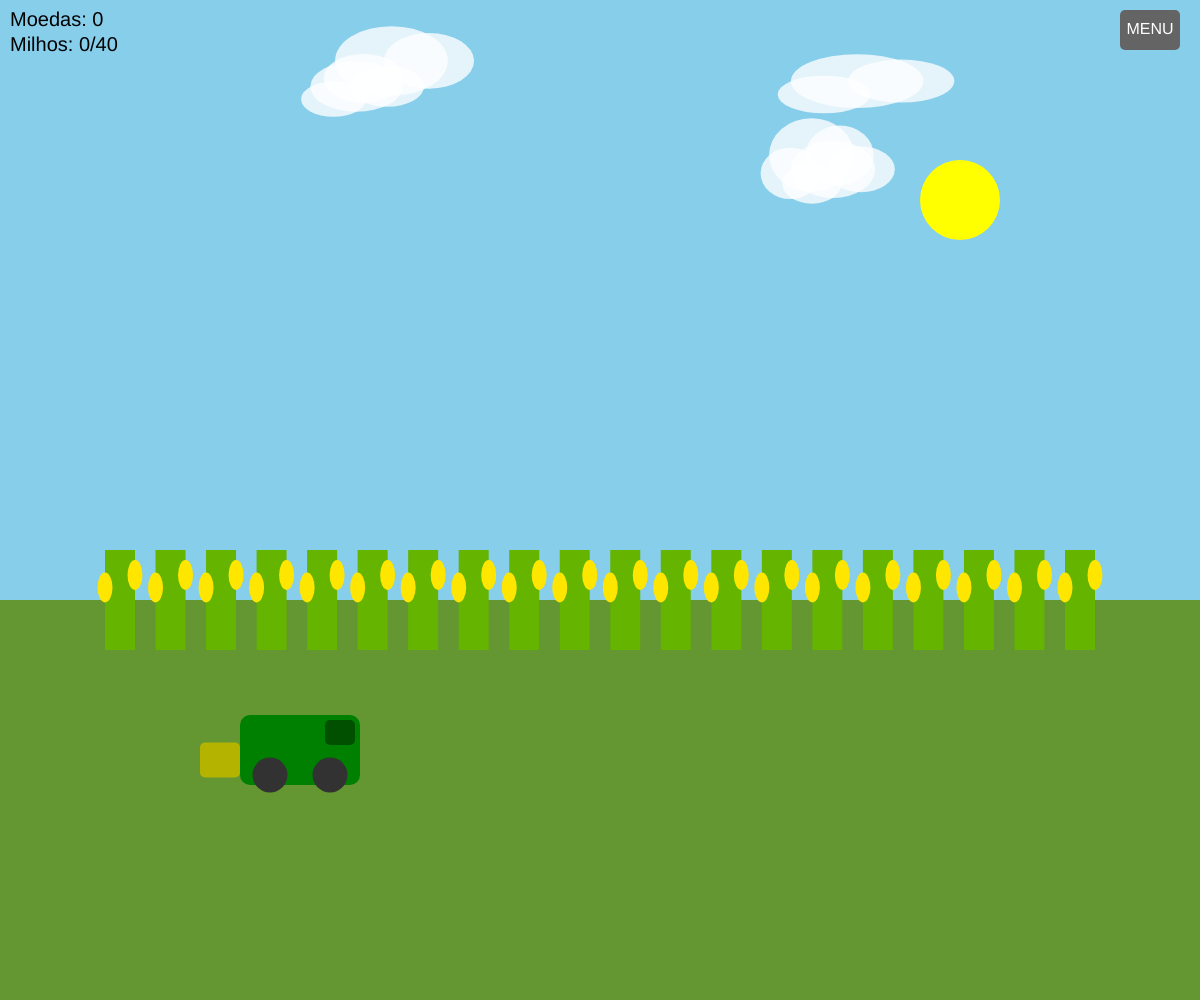
Frame 1 (no input)
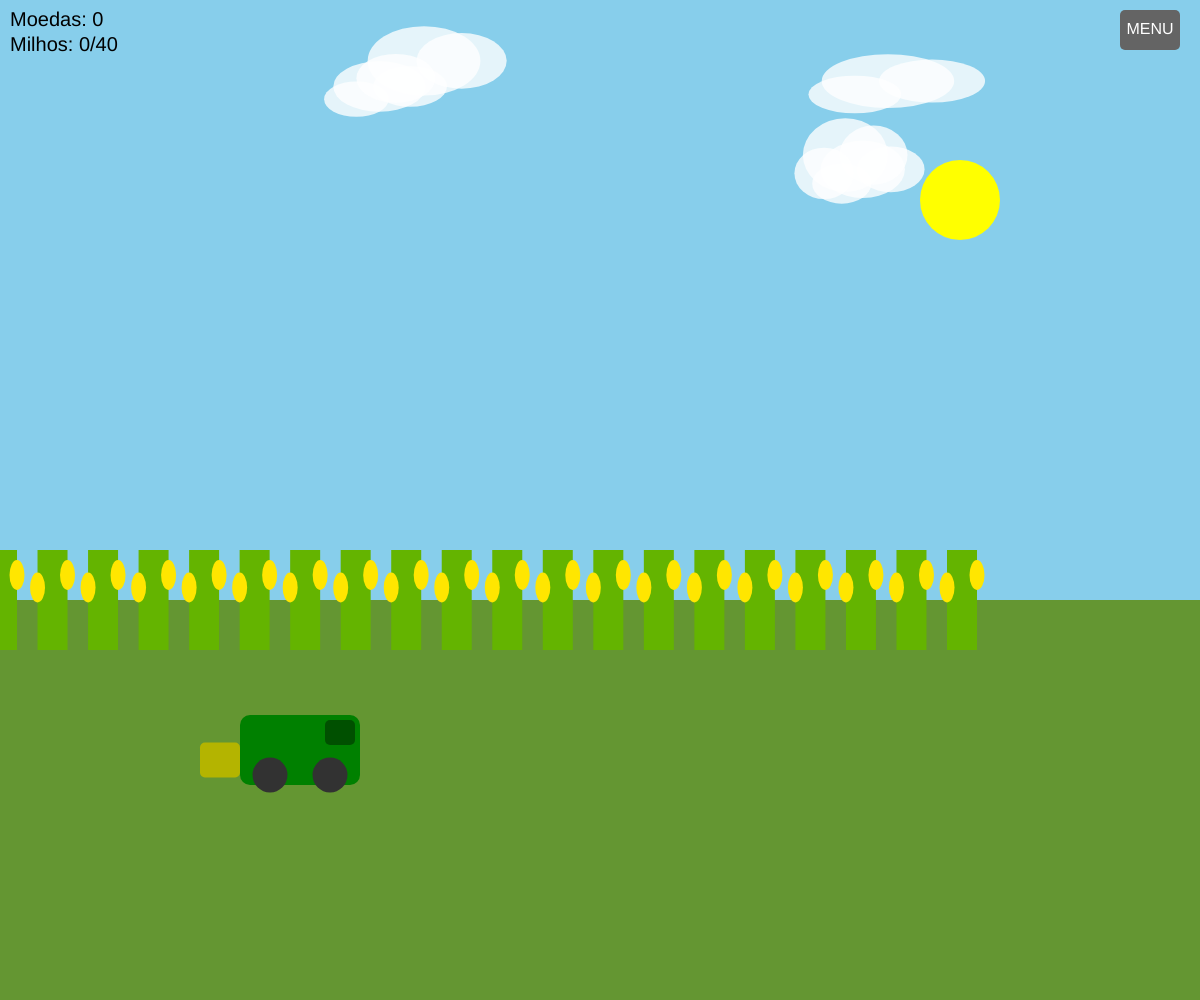
Frame 60 (no input)
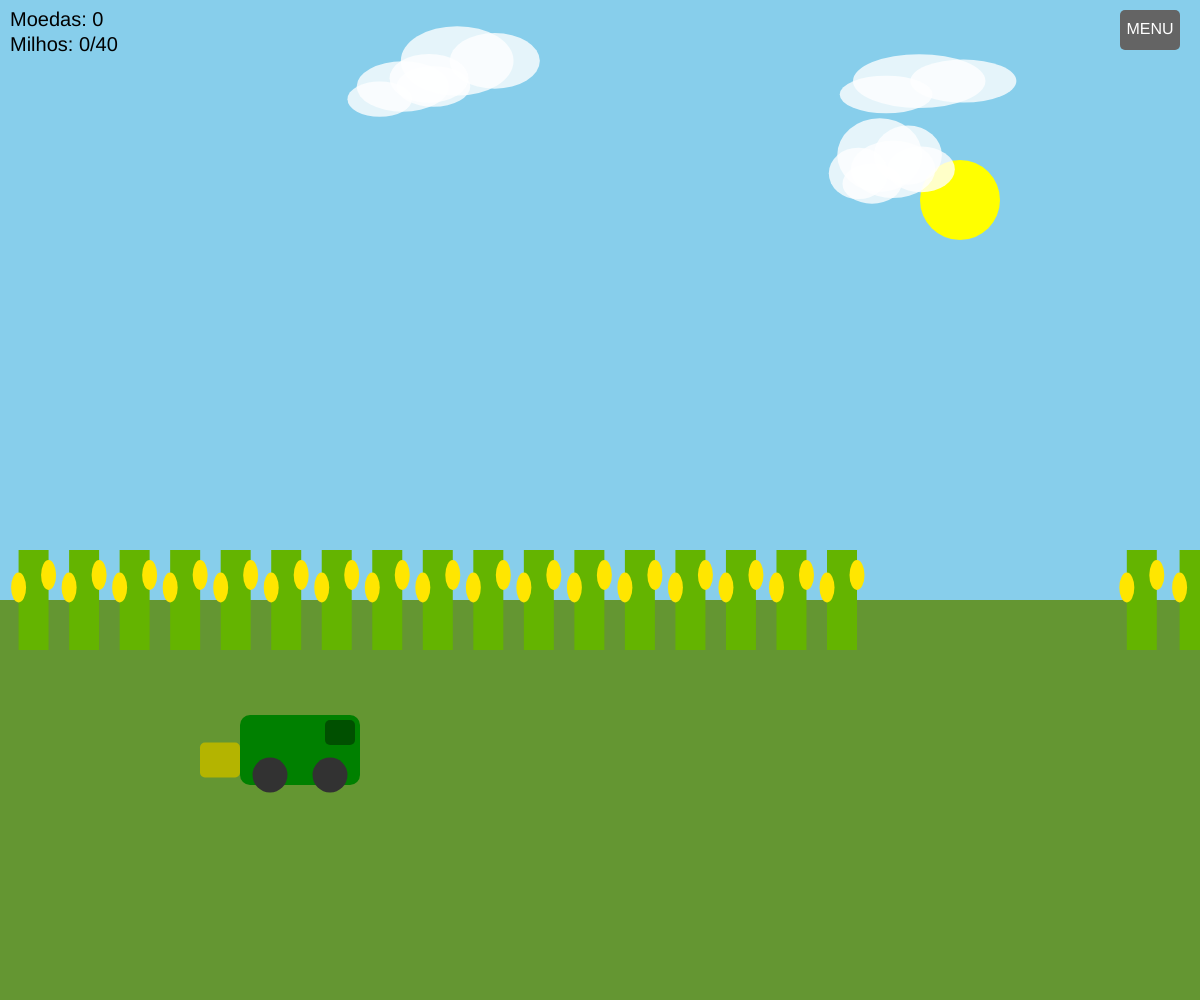
Frame 120 (the mouse pressed at the canvas centre since frame 60)

The p5.js sketch that drew these frames (run headless with seeded random() and noise() and a simulated clock; from frame 60 on, the mouse is pressed at the canvas centre):

// p5.js sketch
// ── sketch.js
// --- Variáveis Globais do Jogo ---
let gameState = 'campo'; // Estados: 'campo', 'galpao', 'menu', 'melhoriaColheitadeira', 'aumentoTerreno'

// Cenário
let solX, solY;
let nuvens = []; // Array para armazenar as nuvens
const numNuvens = 5;

// Colheitadeira
let colheitadeiraX, colheitadeiraY;
let colheitadeiraVelocidade = 4;
let colheitadeiraLargura = 120;
let colheitadeiraAltura = 70;
let milhosNaCarroceria = 0;
let capacidadeColheitadeira = 40; // Capacidade inicial em milhos
let milhoValor = 10; // Cada milho vale 10 moedas

// Milhos
let pesMilho = []; // Array para armazenar cada pé de milho
let milhosColetadosNosPes = []; // Para controlar se o milho foi coletado de cada pé
let numPesMilhoAtual = 20; // Número inicial de pés de milho no campo
let milhoStartX; // Posição X inicial para a geração de novos milhos

// Moedas
let moedas = 0; // Moedas iniciais do jogador

// Galpão
let galpaoX; // Posição X do galpão (para simular o movimento do cenário)
let galpaoAlvoX; // Posição X que o galpão deve estar na tela para interagir

// Menu
let menuBotaoX, menuBotaoY, menuBotaoLargura, menuBotaoAltura;

// --- Função setup() ---
function setup() {
  createCanvas(windowWidth, windowHeight);
  rectMode(CENTER); // Facilita o posicionamento de retângulos
  ellipseMode(CENTER); // Facilita o posicionamento de elipses

  // Posição inicial do sol e nuvens
  solX = width * 0.8;
  solY = height * 0.2;

  // Inicializa as nuvens
  for (let i = 0; i < numNuvens; i++) {
    nuvens.push({
      x: random(width),
      y: random(height * 0.05, height * 0.2),
      largura: random(80, 150),
      altura: random(40, 80),
      velocidade: random(0.2, 0.6)
    });
  }

  // Posição inicial da colheitadeira
  colheitadeiraX = width / 4;
  colheitadeiraY = height * 0.75;

  // Inicializa os pés de milho
  inicializarPesMilho(numPesMilhoAtual);

  // Posição do botão de menu
  menuBotaoX = width - 50;
  menuBotaoY = 30;
  menuBotaoLargura = 60;
  menuBotaoAltura = 40;

  // Posição inicial do galpão (fora da tela à direita)
  galpaoX = width * 1.5;
  galpaoAlvoX = width * 0.8; // Onde o galpão "para" para a interação
}

// --- Função draw() ---
function draw() {
  background(135, 206, 235); // Céu azul

  // Desenha o sol
  fill(255, 255, 0);
  noStroke();
  ellipse(solX, solY, 80, 80);

  // Desenha e movimenta as nuvens
  fill(255, 255, 255, 200); // Nuvem branca com transparência
  for (let i = 0; i < numNuvens; i++) {
    let nuvem = nuvens[i];
    ellipse(nuvem.x, nuvem.y, nuvem.largura, nuvem.altura);
    ellipse(nuvem.x + nuvem.largura / 3, nuvem.y, nuvem.largura * 0.8, nuvem.altura * 0.8);
    ellipse(nuvem.x - nuvem.largura / 4, nuvem.y + nuvem.altura / 4, nuvem.largura * 0.7, nuvem.altura * 0.7);

    nuvem.x += nuvem.velocidade;
    if (nuvem.x > width + nuvem.largura / 2) {
      nuvem.x = -nuvem.largura / 2;
      nuvem.y = random(height * 0.05, height * 0.2); // Reposiciona na altura também
    }
  }

  // Lógica principal do jogo baseada no estado
  if (gameState === 'campo') {
    desenhaCampo();
    atualizaColheitadeiraNoCampo();
    desenhaColheitadeira();
  } else if (gameState === 'galpao') {
    desenhaGalpao();
    atualizaColheitadeiraNoGalpao();
    desenhaColheitadeira(); // Desenha a colheitadeira no galpão
  } else if (gameState === 'menu') {
    desenhaMenu();
  } else if (gameState === 'melhoriaColheitadeira') {
    desenhaMelhoriaColheitadeira();
  } else if (gameState === 'aumentoTerreno') {
    desenhaAumentoTerreno();
  }

  // --- Desenha o botão de Menu (sempre visível) ---
  fill(100);
  rect(menuBotaoX, menuBotaoY, menuBotaoLargura, menuBotaoAltura, 5);
  fill(255);
  textSize(16);
  textAlign(CENTER, CENTER);
  text("MENU", menuBotaoX, menuBotaoY);

  // --- Mostra as Moedas e Milhos na Carroceria ---
  fill(0);
  textSize(20);
  textAlign(LEFT, TOP);
  text(`Moedas: ${moedas}`, 10, 10);
  text(`Milhos: ${milhosNaCarroceria}/${capacidadeColheitadeira}`, 10, 35);
}

// --- Funções de Desenho e Lógica de Jogo ---

function desenhaCampo() {
  // Chão
  fill(100, 150, 50);
  rect(width / 2, height * 0.8, width, height * 0.4);

  // Desenha os pés de milho
  for (let i = 0; i < pesMilho.length; i++) {
    let milho = pesMilho[i];

    // Se o milho saiu da tela para a esquerda, reposiciona ele na direita
    if (milho.x < -milho.largura / 2) {
      milho.x = width + random(milho.largura, width / numPesMilhoAtual); // Reaparece na direita
      milhosColetadosNosPes[i] = false; // "Nasce" com milhos novamente
    }

    fill(100, 180, 0); // Cor do pé de milho
    rect(milho.x, milho.y, milho.largura, milho.altura);

    // Desenha as espigas (se não foram coletadas)
    if (!milhosColetadosNosPes[i]) {
      fill(255, 230, 0); // Cor da espiga
      ellipse(milho.x + milho.largura / 2, milho.y - milho.altura / 4, 15, 30);
      ellipse(milho.x - milho.largura / 2, milho.y - milho.altura / 8, 15, 30);
    }
  }
}

function atualizaColheitadeiraNoCampo() {
  // Movimento da colheitadeira com as setas
  if (keyIsDown(LEFT_ARROW)) {
    colheitadeiraX -= colheitadeiraVelocidade;
  }
  if (keyIsDown(RIGHT_ARROW)) {
    colheitadeiraX += colheitadeiraVelocidade;
  }
  if (keyIsDown(UP_ARROW)) {
    colheitadeiraY -= colheitadeiraVelocidade;
  }
  if (keyIsDown(DOWN_ARROW)) {
    colheitadeiraY += colheitadeiraVelocidade;
  }

  // Limites da tela para a colheitadeira
  colheitadeiraX = constrain(colheitadeiraX, colheitadeiraLargura / 2, width - colheitadeiraLargura / 2);
  colheitadeiraY = constrain(colheitadeiraY, height * 0.6, height * 0.9); // Limita ao chão

  // Colisão com os pés de milho para coletar
  for (let i = 0; i < pesMilho.length; i++) {
    let milho = pesMilho[i];

    // Verifica se o milho ainda não foi coletado do pé e se está visível na tela
    if (!milhosColetadosNosPes[i] && milho.x > -milho.largura / 2 && milho.x < width + milho.largura / 2) {
      // Colisão retangular simplificada
      let colisaoX = abs(colheitadeiraX - milho.x) < (colheitadeiraLargura / 2 + milho.largura / 2);
      let colisaoY = abs(colheitadeiraY - milho.y) < (colheitadeiraAltura / 2 + milho.altura / 2);

      if (colisaoX && colisaoY) {
        if (milhosNaCarroceria < capacidadeColheitadeira) {
          milhosNaCarroceria += milho.espigas; // Cada pé de milho tem 2 espigas
          milhosColetadosNosPes[i] = true; // Marca como coletado
          console.log(`Milhos na carroceria: ${milhosNaCarroceria}/${capacidadeColheitadeira}`);
        } else {
          console.log("Carroceria cheia! Vá para o galpão.");
          // Opcional: Adicionar um som ou mensagem na tela
        }
      }
    }
    // Move o milho para a esquerda (simulando o avanço da colheitadeira)
    milho.x -= colheitadeiraVelocidade * 0.5;
  }

  // Lógica para ir para o galpão quando a carroceria está cheia
  if (milhosNaCarroceria >= capacidadeColheitadeira) {
    gameState = 'galpao';
    galpaoX = width + 200; // Começa o galpão fora da tela à direita
    colheitadeiraX = width / 4; // Volta a colheitadeira para a posição inicial no campo
  }
}

function desenhaColheitadeira() {
  fill(0, 128, 0); // Verde para a colheitadeira
  noStroke();

  // Corpo principal
  rect(colheitadeiraX, colheitadeiraY, colheitadeiraLargura, colheitadeiraAltura, 10);

  // Cabine
  fill(0, 80, 0);
  rect(colheitadeiraX + colheitadeiraLargura / 2 - 20, colheitadeiraY - colheitadeiraAltura / 4, 30, 25, 5);

  // Parte da frente (coletor)
  fill(180, 180, 0); // Amarelo para o coletor
  rect(colheitadeiraX - colheitadeiraLargura / 2 - 20, colheitadeiraY + 10, 40, colheitadeiraAltura / 2, 5);

  // Rodas
  fill(50);
  ellipse(colheitadeiraX - colheitadeiraLargura / 4, colheitadeiraY + colheitadeiraAltura / 2 - 10, 35, 35);
  ellipse(colheitadeiraX + colheitadeiraLargura / 4, colheitadeiraY + colheitadeiraAltura / 2 - 10, 35, 35);
}

function desenhaGalpao() {
  // Fundo do galpão
  fill(150, 100, 50); // Marrom
  rect(width / 2, height / 2, width, height);

  // Desenha o galpão
  fill(180, 180, 180); // Cinza
  rect(galpaoX, height * 0.6, 300, 200); // Corpo do galpão
  triangle(galpaoX - 150, height * 0.5, galpaoX + 150, height * 0.5, galpaoX, height * 0.3); // Telhado

  fill(100, 100, 100);
  rect(galpaoX, height * 0.75, 100, 100); // Entrada do galpão

  // Área de descarga
  fill(200, 200, 0);
  rect(galpaoX - 100, height * 0.75, 80, 40); // Local de descarga

  fill(0);
  textSize(24);
  textAlign(CENTER, TOP);
  text("Galpão de Armazenamento", galpaoX, height * 0.2);
  text("Aproxime para descarregar", galpaoX, height * 0.85);
}

function atualizaColheitadeiraNoGalpao() {
  // Movimenta o galpão para a esquerda até a posição alvo
  if (galpaoX > galpaoAlvoX) {
    galpaoX -= colheitadeiraVelocidade; // Movimento do galpão
    colheitadeiraX += colheitadeiraVelocidade; // Colheitadeira também avança com o galpão
  } else {
    // Quando o galpão está na posição, descarrega milhos
    if (milhosNaCarroceria > 0) {
      moedas += milhosNaCarroceria * milhoValor;
      milhosNaCarroceria = 0;
      console.log(`Milhos descarregados! Moedas: ${moedas}`);
      // Opcional: adicionar um som de "dinheiro"
    }
    // Após descarregar, prepara para voltar ao campo
    if (milhosNaCarroceria === 0) {
      // Move o galpão para fora da tela à esquerda
      galpaoX -= colheitadeiraVelocidade * 2;
      colheitadeiraX -= colheitadeiraVelocidade * 2; // Move a colheitadeira junto

      // Se o galpão e a colheitadeira saíram da tela, retorna para o campo
      if (galpaoX < -width / 2) {
        gameState = 'campo';
        colheitadeiraX = width / 4; // Volta para a posição inicial no campo
        inicializarPesMilho(numPesMilhoAtual); // Re-inicializa os milhos para o campo
      }
    }
  }

  // Limite Y no galpão para a colheitadeira
  colheitadeiraY = constrain(colheitadeiraY, height * 0.65, height * 0.85);
}

function inicializarPesMilho(numMilhos) {
  pesMilho = [];
  milhosColetadosNosPes = [];
  milhoStartX = width * 0.1; // Começa a gerar milhos um pouco da esquerda
  for (let i = 0; i < numMilhos; i++) {
    pesMilho.push({
      x: milhoStartX + i * (width * 0.8 / (numMilhos - 1)), // Distribui os milhos pela tela
      y: height * 0.6,
      largura: 30,
      altura: 100,
      espigas: 2 // Cada pé de milho tem 2 espigas
    });
    milhosColetadosNosPes.push(false);
  }
}

// --- Funções do Menu ---
function desenhaMenu() {
  fill(50, 50, 50, 200); // Fundo escuro semi-transparente
  rect(width / 2, height / 2, width * 0.6, height * 0.7, 20);

  fill(255);
  textSize(32);
  textAlign(CENTER, TOP);
  text("MENU", width / 2, height / 2 - height * 0.3 + 20);

  // Opção 1: Melhoria da Colheitadeira
  fill(100, 150, 255);
  rect(width / 2, height / 2 - 50, 300, 60, 10);
  fill(255);
  textSize(20);
  text("Melhoria da Colheitadeira", width / 2, height / 2 - 50);

  // Opção 2: Aumento do Terreno
  fill(100, 150, 255);
  rect(width / 2, height / 2 + 50, 300, 60, 10);
  fill(255);
  textSize(20);
  text("Aumento do Terreno", width / 2, height / 2 + 50);

  // Botão Voltar (dentro do menu)
  fill(255, 100, 100);
  rect(width / 2, height / 2 + height * 0.3 - 40, 150, 50, 10);
  fill(255);
  textSize(18);
  text("Voltar", width / 2, height / 2 + height * 0.3 - 40);
}

function desenhaMelhoriaColheitadeira() {
  fill(50, 50, 50, 200);
  rect(width / 2, height / 2, width * 0.6, height * 0.7, 20);

  fill(255);
  textSize(28);
  textAlign(CENTER, TOP);
  text("Melhoria da Colheitadeira", width / 2, height / 2 - height * 0.3 + 20);

  // Melhoria 1: Carga 1 (40 -> 65 milhos)
  fill(100, 200, 100);
  rect(width / 2, height / 2 - 100, 350, 60, 10);
  fill(255);
  textSize(18);
  text(`Carga 1 (40 -> 65 milhos) - 60 Moedas`, width / 2, height / 2 - 100);

  // Melhoria 2: Carroceria 2 (65 -> 100 milhos)
  fill(100, 200, 100);
  rect(width / 2, height / 2, 350, 60, 10);
  fill(255);
  textSize(18);
  text(`Carroceria 2 (65 -> 100 milhos) - 100 Moedas`, width / 2, height / 2);

  // Melhoria 3: Carroceria 3 (100 -> 120 milhos)
  fill(100, 200, 100);
  rect(width / 2, height / 2 + 100, 350, 60, 10);
  fill(255);
  textSize(18);
  text(`Carroceria 3 (100 -> 120 milhos) - 150 Moedas`, width / 2, height / 2 + 100);

  // Botão Voltar (dentro do submenu)
  fill(255, 100, 100);
  rect(width / 2, height / 2 + height * 0.3 - 40, 150, 50, 10);
  fill(255);
  textSize(18);
  text("Voltar", width / 2, height / 2 + height * 0.3 - 40);
}

function desenhaAumentoTerreno() {
  fill(50, 50, 50, 200);
  rect(width / 2, height / 2, width * 0.6, height * 0.7, 20);

  fill(255);
  textSize(28);
  textAlign(CENTER, TOP);
  text("Aumento do Terreno", width / 2, height / 2 - height * 0.3 + 20);

  fill(100, 200, 100);
  rect(width / 2, height / 2 - 50, 350, 60, 10);
  fill(255);
  textSize(18);
  text(`Adicionar 80 Pés de Milho - 500 Moedas`, width / 2, height / 2 - 50);

  // Botão Voltar (dentro do submenu)
  fill(255, 100, 100);
  rect(width / 2, height / 2 + height * 0.3 - 40, 150, 50, 10);
  fill(255);
  textSize(18);
  text("Voltar", width / 2, height / 2 + height * 0.3 - 40);
}

// --- Funções de Interação (mouse e teclado) ---
function mousePressed() {
  // Variáveis para facilitar a verificação de clique nos botões
  let clickX = mouseX;
  let clickY = mouseY;

  // Função auxiliar para verificar clique em um botão
  function checkButtonClick(btnX, btnY, btnLargura, btnAltura) {
    return clickX > btnX - btnLargura / 2 &&
           clickX < btnX + btnLargura / 2 &&
           clickY > btnY - btnAltura / 2 &&
           clickY < btnY + btnAltura / 2;
  }

  // --- Lógica para o botão global "MENU" (canto superior direito) ---
  if (checkButtonClick(menuBotaoX, menuBotaoY, menuBotaoLargura, menuBotaoAltura)) {
    if (gameState === 'campo' || gameState === 'galpao') {
      gameState = 'menu'; // Abre o menu
    } else {
      // Se já estamos em algum menu, clicando no botão "MENU" superior, volta para o campo
      gameState = 'campo';
    }
    return; // Sai da função para evitar outros processamentos de clique
  }

  // --- Lógica para os botões "Voltar" dentro dos menus ---
  let voltarBtnX = width / 2;
  let voltarBtnY = height / 2 + height * 0.3 - 40;
  let voltarBtnLargura = 150;
  let voltarBtnAltura = 50;

  if (checkButtonClick(voltarBtnX, voltarBtnY, voltarBtnLargura, voltarBtnAltura)) {
    if (gameState === 'menu') {
      gameState = 'campo'; // Do menu principal, volta para o campo
    } else if (gameState === 'melhoriaColheitadeira' || gameState === 'aumentoTerreno') {
      gameState = 'menu'; // Dos submenus, volta para o menu principal
    }
    return; // Sai da função
  }

  // --- Lógica de cliques dentro do menu principal ---
  if (gameState === 'menu') {
    // Clicou em "Melhoria da Colheitadeira"
    if (checkButtonClick(width / 2, height / 2 - 50, 300, 60)) {
      gameState = 'melhoriaColheitadeira';
    }
    // Clicou em "Aumento do Terreno"
    if (checkButtonClick(width / 2, height / 2 + 50, 300, 60)) {
      gameState = 'aumentoTerreno';
    }
  }
  // --- Lógica de cliques dentro do menu de melhoria da Colheitadeira ---
  else if (gameState === 'melhoriaColheitadeira') {
    // Melhoria 1: Carga 1 (40 -> 65 milhos)
    if (checkButtonClick(width / 2, height / 2 - 100, 350, 60)) {
      if (moedas >= 150 && capacidadeColheitadeira < 200) {
        moedas -= 150;
        capacidadeColheitadeira = 280;
        console.log("Capacidade da colheitadeira aumentada para 65 milhos!");
      } else if (capacidadeColheitadeira >= 280) {
        console.log("Carga 1 já aplicada.");
      } else {
        console.log("Moedas insuficientes para Carga 1!");
      }
    }
    // Melhoria 2: Carroceria 2 (65 -> 100 milhos)
    if (checkButtonClick(width / 2, height / 2, 350, 60)) {
      if (moedas >= 250 && capacidadeColheitadeira < 300) {
        moedas -= 250;
        capacidadeColheitadeira = 300;
        console.log("Capacidade da colheitadeira aumentada para 100 milhos!");
      } else if (capacidadeColheitadeira >= 300) {
        console.log("Carroceria 2 já aplicada.");
      } else {
        console.log("Moedas insuficientes para Carroceria 2!");
      }
    }
    // Melhoria 3: Carroceria 3 (100 -> 120 milhos)
    if (checkButtonClick(width / 2, height / 2 + 100, 350, 60)) {
      if (moedas >= 300 && capacidadeColheitadeira < 1000) {
        moedas -= 300;
        capacidadeColheitadeira = 10000;
        console.log("Capacidade da colheitadeira aumentada para 120 milhos!");
      } else if (capacidadeColheitadeira >= 120) {
        console.log("Carroceria 3 já aplicada.");
      } else {
        console.log("Moedas insuficientes para Carroceria 3!");
      }
    }
  }
  // --- Lógica de cliques dentro do menu de Aumento de Terreno ---
  else if (gameState === 'aumentoTerreno') {
    // Aumento do Terreno
    if (checkButtonClick(width / 2, height / 2 - 50, 350, 60)) {
      if (moedas >= 500) {
        moedas -= 500;
        numPesMilhoAtual += 50; // Aumenta o número total de pés de milho
        inicializarPesMilho(numPesMilhoAtual); // Re-inicializa para incluir os novos
        console.log(`Terreno expandido! Agora com ${numPesMilhoAtual} pés de milho.`);
      } else {
        console.log("Moedas insuficientes para Aumento do Terreno!");
      }
    }
  }
}

// Para redimensionar a tela se a janela for alterada
function windowResized() {
  resizeCanvas(windowWidth, windowHeight);
  // Reajustar posições de elementos se necessário
  solX = width * 0.8;
  solY = height * 0.2;
  menuBotaoX = width - 50;
  menuBotaoY = 30;
  galpaoX = width * 1.5; // Reposiciona o galpão para fora da tela
  galpaoAlvoX = width * 0.8; // Reajusta a posição alvo do galpão

  // Reinicia os milhos para que se adaptem à nova largura da tela
  inicializarPesMilho(numPesMilhoAtual);
}
